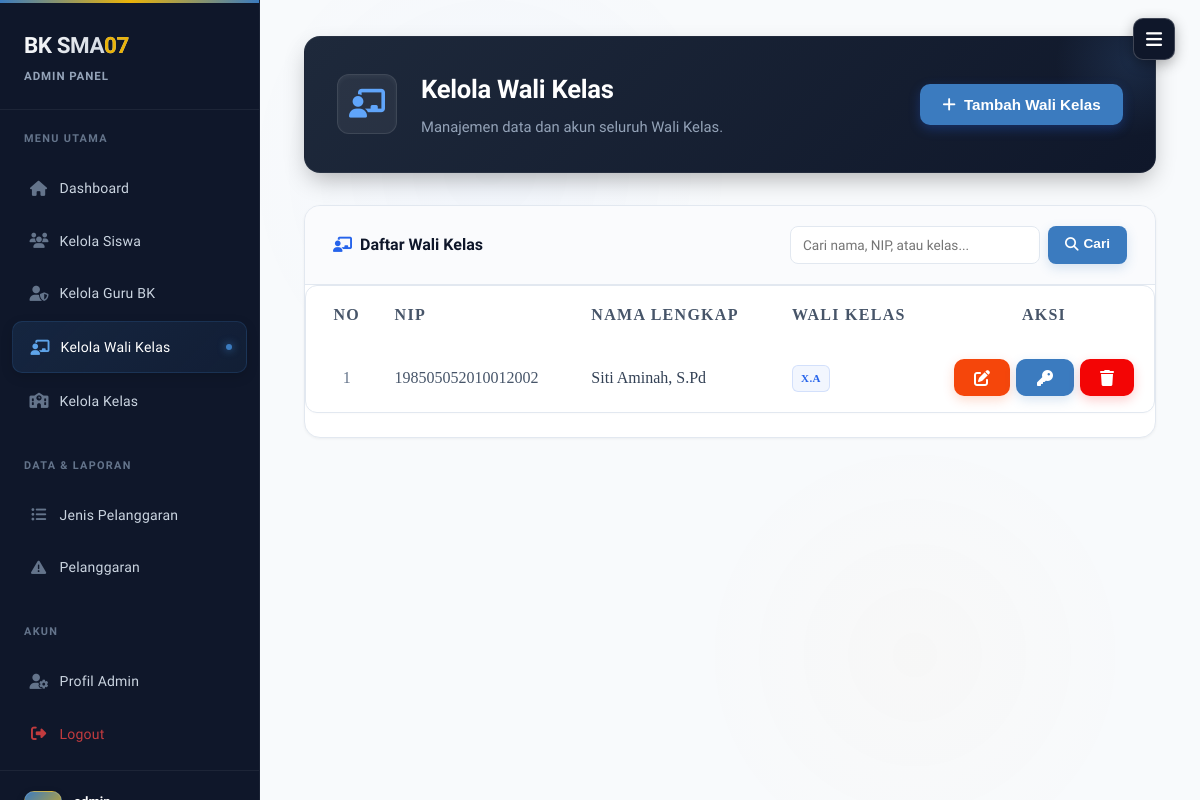
Screenshot of /admin/kelola_guru.php (signed in) with the database file from the repository.
### tables this page shows
CREATE TABLE IF NOT EXISTS kelas (
    id            INT          NOT NULL AUTO_INCREMENT,
    nama_kelas    VARCHAR(20)  NOT NULL UNIQUE,
    wali_kelas_id INT                   DEFAULT NULL,

    PRIMARY KEY (id),
    UNIQUE KEY uq_kelas_walikelas (wali_kelas_id),
    CONSTRAINT fk_kelas_walikelas
        FOREIGN KEY (wali_kelas_id) REFERENCES guru(id) ON DELETE SET NULL
);

CREATE TABLE IF NOT EXISTS guru (
    id           INT           NOT NULL AUTO_INCREMENT,
    user_id      INT           NOT NULL,
    nip          VARCHAR(20)   NOT NULL UNIQUE,
    nama_lengkap VARCHAR(100)  NOT NULL,
    jabatan      ENUM('Guru BK', 'Wali Kelas') NOT NULL,

    PRIMARY KEY (id),
    CONSTRAINT fk_guru_user
        FOREIGN KEY (user_id) REFERENCES user(id) ON DELETE CASCADE
);

### admin/kelola_guru.php (the view, shortened to what this page needs)
<?php
require_once '../config/koneksi.php';
$search_query = $_GET['search'] ?? '';
$where_sql = "WHERE g.jabatan='Wali Kelas'";
$query_guru = mysqli_query($koneksi, "
    SELECT g.*, k.nama_kelas
    FROM guru g
    LEFT JOIN kelas k ON g.id = k.wali_kelas_id
    $where_sql
    ORDER BY g.id DESC
");
?>
<!DOCTYPE html>
<html lang="id">
<head>
    <link rel="stylesheet" href="../assets/css/admin.css?v=<?php echo time(); ?>">
    <link rel="stylesheet" href="https://cdnjs.cloudflare.com/ajax/libs/font-awesome/6.4.0/css/all.min.css">
</head>
<body>
    <button class="mobile-toggle" id="mobile-toggle" aria-label="Toggle Menu"><i class="fas fa-bars"></i></button>
    <div class="sidebar">
        <div class="sidebar-header">
            <h3>BK SMA<span>07</span></h3>
            <p>Admin Panel</p>
        </div>
        <div class="sidebar-label">Menu Utama</div>
        <ul class="sidebar-menu">
            <li><a href="index.php"><i class="fas fa-home"></i> Dashboard</a></li>
            <li><a href="kelola_siswa.php"><i class="fas fa-users"></i> Kelola Siswa</a></li>
            <li><a href="kelola_guru_bk.php"><i class="fas fa-user-shield"></i> Kelola Guru BK</a></li>
            <li><a href="kelola_guru.php" class="active"><i class="fas fa-chalkboard-teacher"></i> Kelola Wali Kelas</a></li>
            <li><a href="kelola_kelas.php"><i class="fas fa-school"></i> Kelola Kelas</a></li>
        </ul>
        <div class="sidebar-label">Data & Laporan</div>
        <ul class="sidebar-menu">
            <li><a href="kelola_jenis_pelanggaran.php"><i class="fas fa-list-ul"></i> Jenis Pelanggaran</a></li>
            <li><a href="pelanggaran.php"><i class="fas fa-exclamation-triangle"></i> Pelanggaran</a></li>
        </ul>
        <div class="sidebar-label">Akun</div>
        <ul class="sidebar-menu">
            <li><a href="profil.php"><i class="fas fa-user-cog"></i> Profil Admin</a></li>
            <li><a href="../logout.php"><i class="fas fa-sign-out-alt"></i> Logout</a></li>
        </ul>
        <div class="sidebar-footer">
            <div class="avatar">
            </div>
            <div>
                <div class="user-name"><?php echo $_SESSION['username']; ?></div>
            </div>
        </div>
    </div>
    <div class="main-content">
        <div class="header" style="background: linear-gradient(135deg, #1e293b 0%, #0f172a 100%); padding: 2rem; border-radius: 16px; margin-bottom: 2rem; color: white; display: flex; align-items: center; justify-content: space-between; flex-wrap: wrap; gap: 1rem; box-shadow: 0 10px 25px -5px rgba(0, 0, 0, 0.3); border: 1px solid rgba(255,255,255,0.05); position: relative; overflow: hidden;">
            <div style="display: flex; align-items: center; gap: 1.5rem; position: relative; z-index: 1;">
                <div style="background: rgba(255,255,255,0.06); width: 60px; height: 60px; border-radius: 12px; display: flex; align-items: center; justify-content: center; border: 1px solid rgba(255,255,255,0.1); box-shadow: inset 0 2px 4px rgba(255,255,255,0.05);">
                    <i class="fas fa-chalkboard-teacher" style="font-size: 1.8rem; color: #60a5fa;"></i>
                </div>
                <div>
                    <h1 style="margin: 0 0 6px 0; font-size: 1.6rem; font-weight: 800; color: white; letter-spacing: -0.01em;">Kelola Wali Kelas</h1>
                    <p style="margin: 0; color: #94a3b8; font-size: 0.925rem;">Manajemen data dan akun seluruh Wali Kelas.</p>
                </div>
            </div>
            <button class="btn-tambah-utama" onclick="openModal('modalTambah')" id="btnTambahWali" style="position: relative; z-index: 1;">
                <i class="fas fa-plus"></i> Tambah Wali Kelas
            </button>
        </div>
        <div class="data-card">
            <div class="data-card-header" style="display: flex; justify-content: space-between; align-items: center; flex-wrap: wrap; gap: 1rem;">
                <h2 style="margin: 0;"><i class="fas fa-chalkboard-teacher"></i> Daftar Wali Kelas</h2>
                <form method="GET" action="" style="display: flex; gap: 8px; align-items: center; flex-wrap: wrap;">
                    <input type="text" name="search" class="form-control" placeholder="Cari nama, NIP, atau kelas..." value="<?php echo htmlspecialchars($search_query); ?>" style="width: 250px; padding: 8px 12px; font-size: 0.85rem; height: 38px; border-radius: 8px; border: 1px solid #e2e8f0; outline: none;">
                    <button type="submit" class="btn btn-primary" style="padding: 8px 16px; font-size: 0.85rem; height: 38px; display: inline-flex; align-items: center; gap: 5px; border-radius: 8px;">
                        <i class="fas fa-search"></i> Cari
                    </button>
                </form>
            </div>
            <div class="table-responsive">
                <table>
                    <thead>
                        <tr>
                            <th style="width: 75px; text-align: center;">No</th>
                            <th>NIP</th>
                            <th>Nama Lengkap</th>
                            <th>Wali Kelas</th>
                            <th style="width: 140px; text-align: center;">Aksi</th>
                        </tr>
                    </thead>
                    <tbody>
                        <?php $no = 1; while($row = mysqli_fetch_assoc($query_guru)): ?>
                        <tr>
                            <td style="text-align: center; color: #64748b; font-weight: 400;"><?php echo $no++; ?></td>
                            <td><small style="color: #475569; font-weight: 400;"><?php echo htmlspecialchars($row['nip'] ?? '-'); ?></small></td>
                            <td><span style="color: #334155; font-weight: 400;"><?php echo htmlspecialchars($row['nama_lengkap']); ?></span></td>
                            <td>
                                <?php if($row['nama_kelas']): ?>
                                    <span class="badge badge-info"><?php echo $row['nama_kelas']; ?></span>
                                <?php else: ?>
                                    <span style="color:var(--text-muted);font-style:italic;font-size:.82rem;">Belum ditugaskan</span>
                                <?php endif; ?>
                            </td>
                            <td style="text-align: center; white-space: nowrap;">
                                <div style="display: flex; gap: 6px; justify-content: center;">
                                    <button class="btn btn-warning btn-sm btn-icon" onclick='editGuru(<?php echo htmlspecialchars(json_encode($row), ENT_QUOTES, "UTF-8"); ?>)' title="Edit Data">
                                        <i class="fas fa-edit"></i>
                                    </button>
                                    <a href="?reset_sandi=<?php echo $row['id']; ?>" class="btn btn-primary btn-sm btn-icon" onclick="return confirm('Reset sandi Wali Kelas ini ke NIP?')" title="Reset Sandi ke NIP">
                                        <i class="fas fa-key"></i>
                                    </a>
                                    <a href="?hapus=<?php echo $row['id']; ?>" class="btn btn-danger btn-sm btn-icon" onclick="return confirm('Apakah Anda yakin ingin menghapus data guru ini?')" title="Hapus Data">
                                        <i class="fas fa-trash"></i>
                                    </a>
                                </div>
                            </td>
                        </tr>
                        <?php endwhile; ?>
                    </tbody>
                </table>
            </div>
        </div>
    </div>
</body>
</html>

### rows the page displays
kelas: wali_kelas.nip "198505052010012002", wali_kelas.nama_lengkap "Siti Aminah, S.Pd", nama_kelas "X.A"
